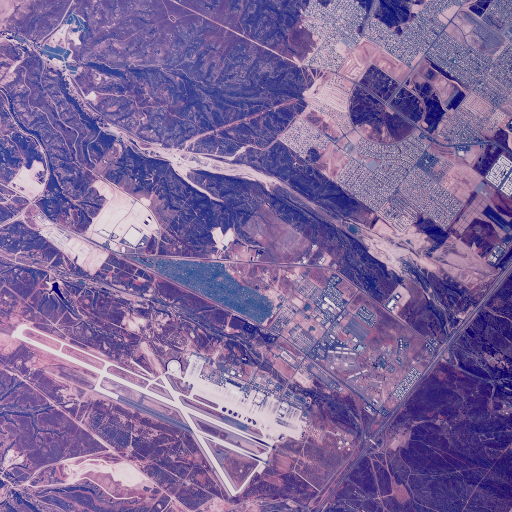
%> input picture Week5/images/Test_1.tiff, 512 x 512 px
$ octave Fourier_Analysis.m   (GNU Octave 9; MATLAB toolbox functions it lacks are replaced by stand-ins)
%> lines starting %> are read from the running program, lines starting %| are printed output that depends on the picture; in (x1, y1, x2, y2) boxes, pixels count from 0 and x2, y2 are one past the last pixel; in counts of white or black regions, pixels touching at a corner belong together; the program's own positions count from 1
%%
%
%
%
%
% *Task 3: Fourier transform (texture) – extension*
%%
% * *Result*: The result of the inverse Fourier transform should be the original
% image (or a close approximation). This is because the inverse Fourier transform
% reconstructs the image from its frequency components.
%%
% Difference Between Amplitude and Logarithm of Amplitude
%%
% * *Amplitude*: The amplitude of the Fourier transform represents the magnitude
% of the frequency components. It can have a wide range of values, making it difficult
% to visualize small details.
% * *Logarithm of Amplitude*: Taking the logarithm of the amplitude compresses
% the range of values, making it easier to visualize both large and small details.
% This is especially useful for images with high dynamic range.

% Prepare image
f = zeros(256,256);
f(43:213,111:146) = 1;
imshow(f);
title('Original Image');

% Compute Fourier Transform
F = fft2(f,256,256);
figure;
imshow(F);
title('Fourier Transform');

F = fftshift(F); % Center FFT
figure;
imshow(F);
title('Centered Fourier Transform');

% Measure the minimum and maximum value of the transform amplitude
min_val = min(min(abs(F)));
max_val = max(max(abs(F)));
fprintf('Min amplitude: %f\n', min_val);
fprintf('Max amplitude: %f\n', max_val);

% Display the amplitude and its logarithm
figure;
imshow(abs(F), [0 100]);
colormap(jet);
colorbar;
title('Amplitude of Fourier Transform');
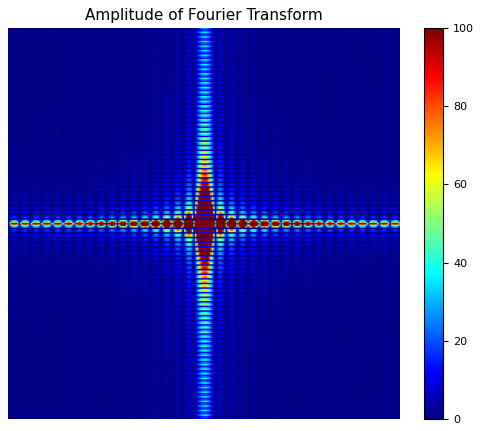
%> figure redrawn from the program's plot data

figure;
imshow(log(1+abs(F)), [0, 3]);
colormap(jet);
colorbar;
title('Logarithm of Amplitude of Fourier Transform');
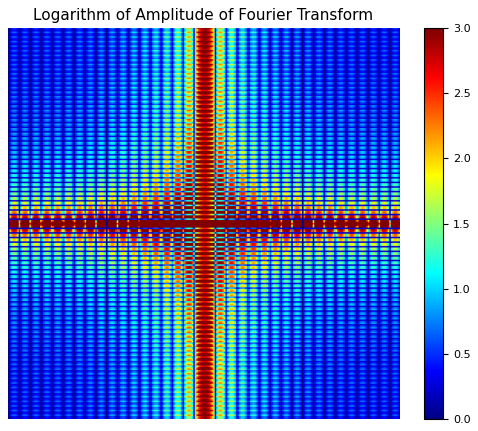
%> figure redrawn from the program's plot data

% Look at the phases
figure;
imshow(angle(F), [-pi, pi]);
colormap(jet);
colorbar;
title('Phase of Fourier Transform');
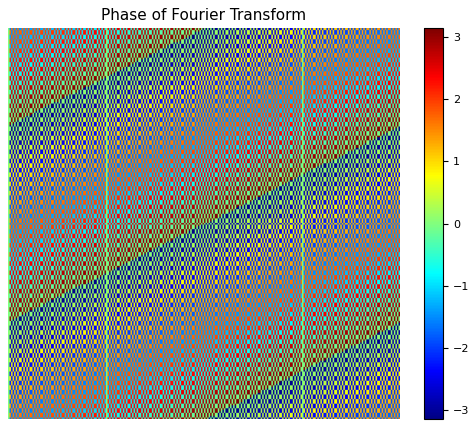
%> figure redrawn from the program's plot data

%%
%
%
% *Using Different Images*
%
%

% Read and convert image to grayscale
f = imread('Test_1.tiff');
%> f is the input picture: size 512x512x3 uint8; mean R, G, B 125.8, 102.8, 153.9
f = rgb2gray(f);
%> f: size 512x512 uint8
f = imresize(f, [256, 256]); % Resize if necessary
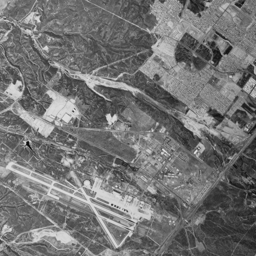
%> f: size 256x256 uint8; min 7, max 231, mean 115.5

% Rotate the image
f_rotated = imrotate(f, 90); % Rotate by 90 degrees
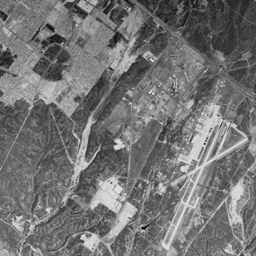
%> f_rotated: size 256x256 uint8; min 7, max 231, mean 115.5; mean of the top-left, top-right, bottom-left and bottom-right quarters 115.4, 99.2, 118.2, 129.3

% Compute Fourier Transform
F = fft2(f_rotated, 256, 256);
F = fftshift(F);

% Display the amplitude and its logarithm
figure;
imshow(log(1+abs(F)), [0, 3]);
colormap(jet);
colorbar;
title('Logarithm of Amplitude of Fourier Transform (Rotated)');
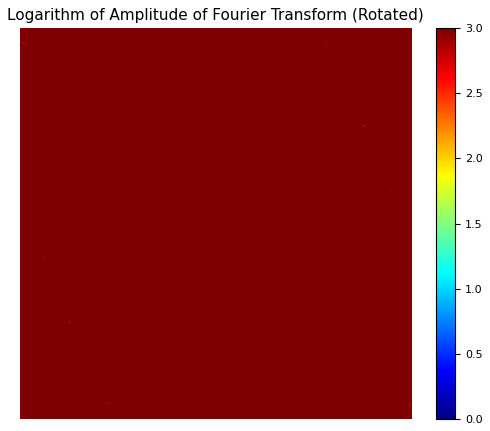
%> figure redrawn from the program's plot data

% Inverse Fourier Transform
I = ifft2(F, 256, 256);
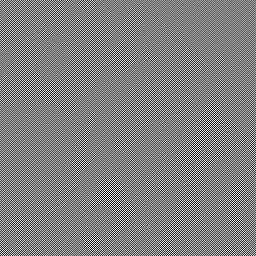
%> I: size 256x256 double; min -231, max 226, mean 0; drawn with min black and max white
figure;
imshow(real(I), []);
title('Inverse Fourier Transform (Rotated)');


%%
% *Observations*
%%
% * *Rotation*: Rotating the image changes the orientation of the frequency
% components in the Fourier transform. This can be observed in the shifted frequency
% spectrum.
% * *Image Size*: Adjusting the image size ensures that the Fourier transform
% is computed correctly for the given dimensions.

$ run again, with Week5/images/Test_2.tiff copied over Week5/images/Test_1.tiff
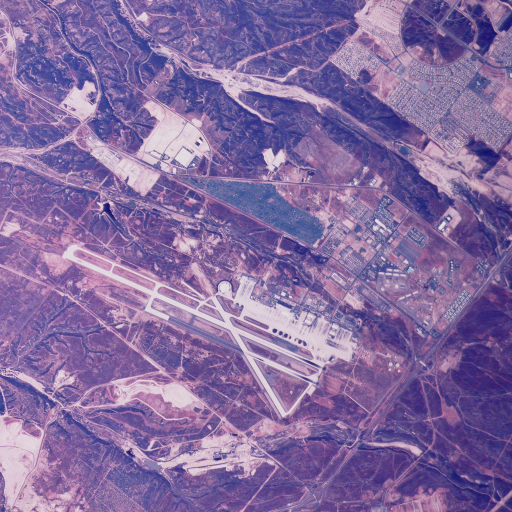
%> input picture Week5/images/Test_2.tiff, 1024 x 1024 px (shown at 1/2 size)
%> f is the input picture: size 1024x1024x3 uint8; mean R, G, B 131.9, 107.5, 159.7
%> `f_rotated = imrotate(f, 90);`:
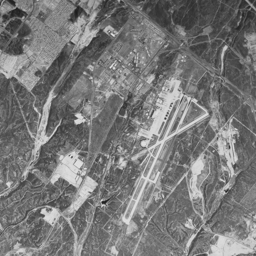
%> f_rotated: size 256x256 uint8; min 29, max 235, mean 120.7; mean of the top-left, top-right, bottom-left and bottom-right quarters 115, 108, 124.6, 135.3
%> `I = ifft2(F, 256, 256);`:
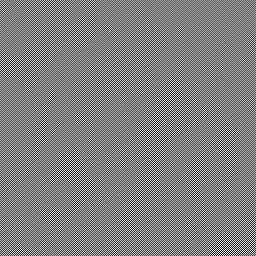
%> I: size 256x256 double; min -235, max 234, mean 0; drawn with min black and max white

$ run again, with Week5/images/Test_3.tiff copied over Week5/images/Test_1.tiff
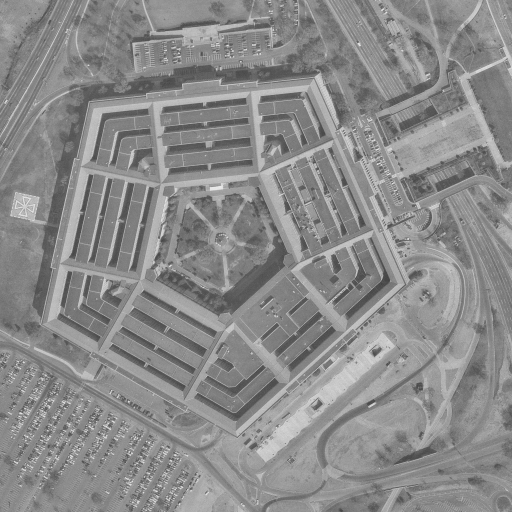
%> input picture Week5/images/Test_3.tiff, 1024 x 1024 px (shown at 1/2 size)
%> f is the input picture: size 1024x1024 uint8; min 46, max 245, mean 138.5
%> f: size 256x256 uint8
%> `imshow(log(1+abs(F)), [0, 3]);`:
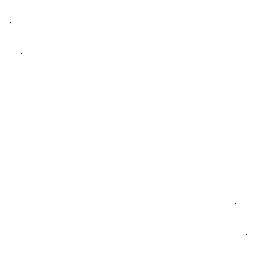
%> displayed picture: size 256x256, on the screen's scale of 0 to 255; values 197 (black) and 255 (white), 100% white; black in thin lines or dots, all inside (x1, y1, x2, y2) = (10, 22, 247, 235)
%> `I = ifft2(F, 256, 256);`:
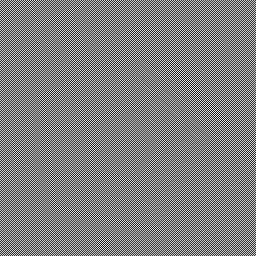
%> I: size 256x256 double; min -235, max 233, mean 0; drawn with min black and max white

$ run again, with Week5/images/Test_4.tiff copied over Week5/images/Test_1.tiff
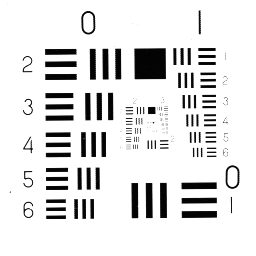
%> input picture Week5/images/Test_4.tiff, 256 x 256 px
%> f is the input picture: size 256x256 uint8; min 1, max 255, mean 225.9
%> `I = ifft2(F, 256, 256);`:
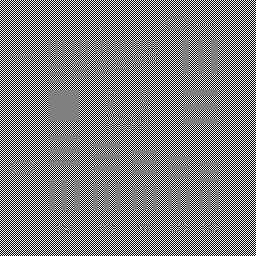
%> I: size 256x256 double; min -255, max 255, mean 0; drawn with min black and max white
